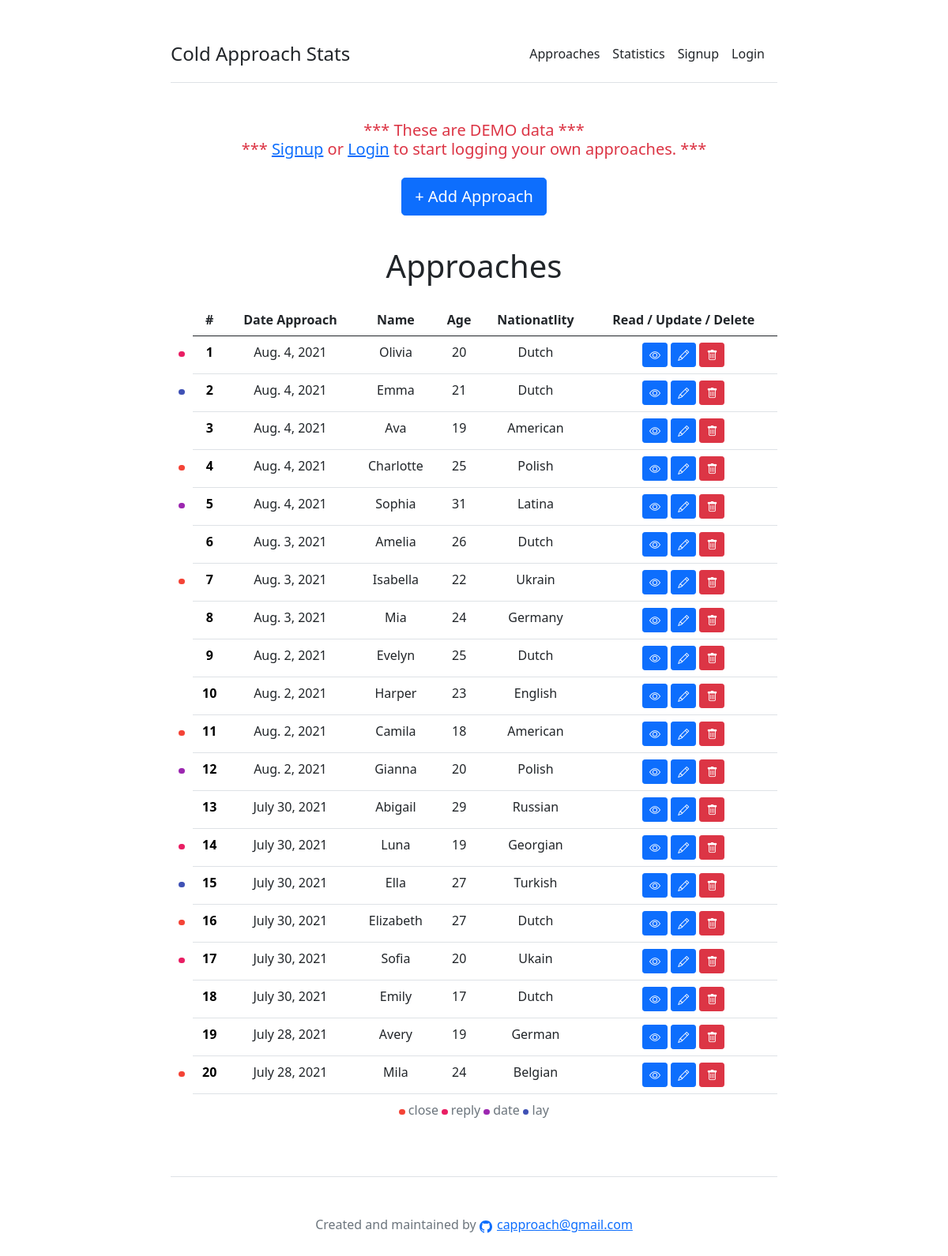
The page / on the database its author committed.
### core/models.py (models this page shows, shortened)
class Contact(models.Model):
	AGE_CHOICES = [(i,i) for i in range(15, 50)]
	DURATION_CHOICES = [('Short', 'Short'), ('Medium', 'Medium'), ('Long', 'Long')]
	INTERACTION_CHOICES = [(i,i) for i in range(1, 11)]
	LOOKS_CHOICES = [(i,i) for i in range(1, 11)]
	BOOLEAN_CHOICES = [('yes', 'Yes'),('no', 'No')]
	GROUP_SIZE_CHOICES = [(i,i) for i in range(1, 10)]
	date_approach = models.DateField(default=timezone.now)
	location = models.CharField(max_length=30, blank=False)
	group_size = models.IntegerField(blank=True, null=True, choices=GROUP_SIZE_CHOICES, default=1)
	name = models.CharField(max_length=30, blank=False)
	age = models.IntegerField(blank=True, null=True, choices=AGE_CHOICES, default=22)
	nationality = models.CharField(max_length=30, blank=True, null=True)
	duration = models.CharField(max_length=30, choices=DURATION_CHOICES, default='Medium', blank=True, null=True)
	interaction = models.IntegerField(blank=True, null=True, choices=INTERACTION_CHOICES, default=7)
	looks = models.IntegerField(blank=True, null=True, choices=LOOKS_CHOICES, default=7)
	close = models.CharField(max_length=30, choices=BOOLEAN_CHOICES, default='yes', blank=True)
	reply = models.CharField(max_length=30, choices=BOOLEAN_CHOICES, default='no', blank=True)
	date = models.CharField(max_length=30, choices=BOOLEAN_CHOICES, default='no', blank=True)
	lay = models.CharField(max_length=30, choices=BOOLEAN_CHOICES, default='no', blank=True)
	comments = models.TextField(blank = True, max_length=300)
	created_at = models.DateTimeField(editable=False, default=timezone.now)
	updated_at = models.DateTimeField(editable=False, default=timezone.now)
	created_by = models.ForeignKey(User, on_delete=models.CASCADE, null=True, blank=True, editable=False)

### core/views.py (the view)
# urls.py: path('', views.ContactListView.as_view(), name='contact_list'),
class ContactListView(ListView):
	template_name = 'core/contact_list.html'
	model = Contact
	def get_context_data(self, **kwargs):
		context = super().get_context_data(**kwargs)
		if self.request.user.is_authenticated:
			userid = self.request.user.id
		else:
			userid = User.objects.filter(groups__name__in=['demo']).values_list('id', flat=True).first()
		context['contact_list'] = Contact.objects \
		.filter(created_by_id=userid) \
		.order_by('-date_approach')
		return context

### core/templates/core/contact_list.html
{% extends 'core/base.html' %}
{% block content %}
<main>
	<h2 class="display-6 text-center mb-4">Approaches</h2>
	<div class="table-responsive">
		{% if contact_list.count > 0 %}
		<table class="table text-center">
			<caption style="text-align: center">
				<i class="dot-close"></i> close
				<i class="dot-reply"></i> reply
				<i class="dot-date"></i> date
				<i class="dot-lay"></i> lay
			</caption>
			<thead>
				<tr>
					<th style="border-bottom:1px solid #fff;"></th>
					<th>#</th>
					<th>Date Approach</th>
					<th>Name</th>
					<th>Age</th>
					<th>Nationatlity</th>
					<th>Read / Update / Delete</th>
				</tr>
			</thead>
			<tbody>
				{% for contact in contact_list %}
					{% if contact.close == 'no' and contact.reply == 'no' and contact.date == 'no' and contact.lay == 'no' %}
					<tr class="table-inactive">
						<td style="border-bottom:1px solid #fff;"><i class="dot"></i></td>
					{% elif contact.close == 'yes' and contact.reply == 'no' and contact.date == 'no' and contact.lay == 'no' %}
					<tr class="table-close">
						<td style="border-bottom:1px solid #fff;"><i class="dot-close"></i></td>
					{% elif contact.close == 'yes' and contact.reply == 'yes' and contact.date == 'no' and contact.lay == 'no' %}
					<tr class="table-reply">
						<td style="border-bottom:1px solid #fff;"><i class="dot-reply"></i></td>
					{% elif contact.close == 'yes' and contact.reply == 'yes' and contact.date == 'yes' and contact.lay == 'no' %}
					<tr class="table-date">
						<td style="border-bottom:1px solid #fff;"><i class="dot-date"></i></td>
					{% elif contact.close == 'yes' and contact.reply == 'yes' and contact.date == 'yes' and contact.lay == 'yes' %}
					<tr class="table-lay">
						<td style="border-bottom:1px solid #fff;"><i class="dot-lay"></i></td>
					{% else %}
					<tr>
						<td style="border-bottom:1px solid #fff;"><i class="dot"></i></td>
					{% endif %}
						<th>{{ forloop.counter }}</th>
						<td>{{ contact.date_approach }}</td>
						<td>{{ contact.name }}</td>
						<td>{{ contact.age }}</td>
						<td>{{ contact.nationality }}</td>
						<td>
						<button type="button" class="contact-read bs-modal btn btn-sm btn-primary" data-form-url="{% url 'contact_read' contact.pk %}">
							<i class="bi-eye"></i>
						</button>
						<button type="button" class="contact-update bs-modal btn btn-sm btn-primary" data-form-url="{% url 'contact_update' contact.pk %}">
							<i class="bi-pencil"></i>
						</button>
						<button type="button" class="contact-delete bs-modal btn btn-sm btn-danger" data-form-url="{% url 'contact_delete' contact.pk %}">
							<i class="bi-trash"></i>
						</button>
						</td>
					</tr>
				{% endfor %}
			</tbody>
		</table>
		{% else %}
		<h6 class="text-muted ml-auto m-0 text-center">No data - start adding approaches by clicking the "+Add Approach"</h6>
		{% endif %}
	</div>
</main>
{% endblock %}

### core/templates/core/base.html (style rules this page uses)
.table-inactive th { background-color: #fff; color: #000; }
.table-close th { background-color: #fff; color: #000; }
.table-reply th { background-color: #fff; color: #000; }
.table-date th { background-color: #fff; color: #000; }
.table-lay th { background-color: #fff; color: #000; }
.dot { height: 7.5px; width: 7.5px; background-color: #fff; border-radius: 50%; display: inline-block; }
.dot-close { height: 7.5px; width: 7.5px; background-color: #F44336; border-radius: 50%; display: inline-block; }
.dot-reply { height: 7.5px; width: 7.5px; background-color: #E91E63; border-radius: 50%; display: inline-block; }
.dot-date { height: 7.5px; width: 7.5px; background-color: #9C27B0; border-radius: 50%; display: inline-block; }
.dot-lay { height: 7.5px; width: 7.5px; background-color: #3F51B5; border-radius: 50%; display: inline-block; }

### rows shown on the page
Contact: close "yes" (drawn), date_approach "Aug. 4, 2021", name "Olivia", age "20", nationality "Dutch"
Contact: close "yes" (drawn), date_approach "Aug. 4, 2021", name "Emma", age "21", nationality "Dutch"
Contact: close "no" (drawn), date_approach "Aug. 4, 2021", name "Ava", age "19", nationality "American"
Contact: close "yes" (drawn), date_approach "Aug. 4, 2021", name "Charlotte", age "25", nationality "Polish"
Contact: close "yes" (drawn), date_approach "Aug. 4, 2021", name "Sophia", age "31", nationality "Latina"
Contact: close "no" (drawn), date_approach "Aug. 3, 2021", name "Amelia", age "26", nationality "Dutch"
Contact: close "yes" (drawn), date_approach "Aug. 3, 2021", name "Isabella", age "22", nationality "Ukrain"
Contact: close "no" (drawn), date_approach "Aug. 3, 2021", name "Mia", age "24", nationality "Germany"
Contact: close "no" (drawn), date_approach "Aug. 2, 2021", name "Evelyn", age "25", nationality "Dutch"
Contact: close "no" (drawn), date_approach "Aug. 2, 2021", name "Harper", age "23", nationality "English"
Contact: close "yes" (drawn), date_approach "Aug. 2, 2021", name "Camila", age "18", nationality "American"
Contact: close "yes" (drawn), date_approach "Aug. 2, 2021", name "Gianna", age "20", nationality "Polish"
Contact: close "no" (drawn), date_approach "July 30, 2021", name "Abigail", age "29", nationality "Russian"
Contact: close "yes" (drawn), date_approach "July 30, 2021", name "Luna", age "19", nationality "Georgian"
Contact: close "yes" (drawn), date_approach "July 30, 2021", name "Ella", age "27", nationality "Turkish"
Contact: close "yes" (drawn), date_approach "July 30, 2021", name "Elizabeth", age "27", nationality "Dutch"
Contact: close "yes" (drawn), date_approach "July 30, 2021", name "Sofia", age "20", nationality "Ukain"
Contact: close "no" (drawn), date_approach "July 30, 2021", name "Emily", age "17", nationality "Dutch"
Contact: close "no" (drawn), date_approach "July 28, 2021", name "Avery", age "19", nationality "German"
Contact: close "yes" (drawn), date_approach "July 28, 2021", name "Mila", age "24", nationality "Belgian"
